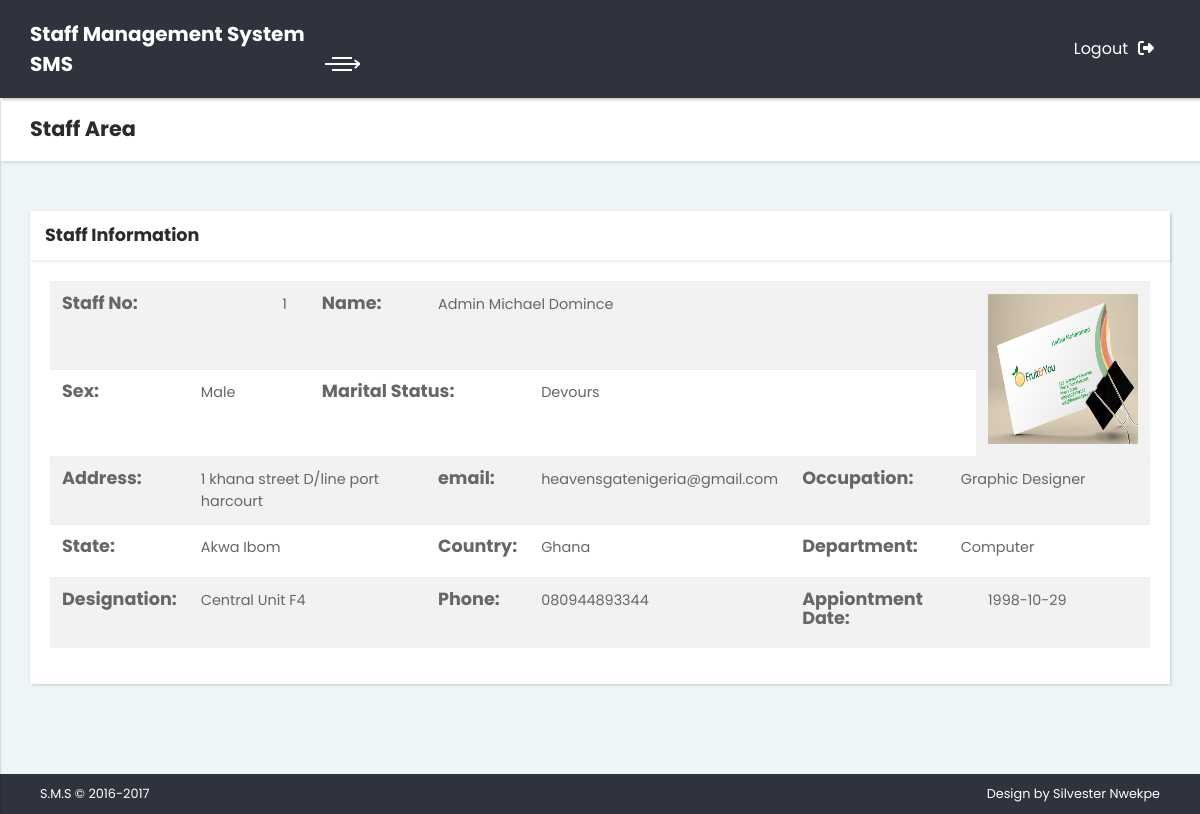
/staff-view.php?id=3 (signed in), run on the app's committed database.
### tables this page shows
CREATE TABLE `staff` (
  `id` int(11) NOT NULL,
  `username` varchar(255) NOT NULL,
  `password` varchar(255) NOT NULL,
  `name` varchar(255) NOT NULL,
  `sex` varchar(10) NOT NULL,
  `phone` varchar(255) NOT NULL,
  `married` varchar(50) NOT NULL,
  `address` varchar(255) NOT NULL,
  `email` varchar(255) NOT NULL,
  `occupation` varchar(255) NOT NULL,
  `state` varchar(255) NOT NULL,
  `country` varchar(255) NOT NULL,
  `image` varchar(150) NOT NULL,
  `staff_id` varchar(250) NOT NULL,
  `department` varchar(255) NOT NULL,
  `designation` varchar(255) NOT NULL,
  `start` date DEFAULT NULL
);

### staff-view.php (the view, shortened to what this page needs)
<?php
require_once("include/dbconnection.php");
  $id = $_GET['id'];
  $sql = "SELECT * FROM staff WHERE id='$id'";
  $result=mysqli_query($db,$sql);
?>
<!DOCTYPE html>
<html>
  <head>
    <link rel="stylesheet" href="css/bootstrap.min.css">
    <link rel="stylesheet" href="css/style.default.css" id="theme-stylesheet">
    <link rel="stylesheet" href="css/custom.css">
    <link rel="stylesheet" href="https://file.myfontastic.com/da58YPMQ7U5HY8Rb6UxkNf/icons.css">
  </head>
  <body>
    <div class="page home-page">
      <header class="header">
        <nav class="navbar">
          <div class="container-fluid">
            <div class="navbar-holder d-flex align-items-center justify-content-between">
              <div class="navbar-header">
                <a href="admin.php" class="navbar-brand">
                  <div class="brand-text brand-big hidden-lg-down"><span><strong>Staff Management System</strong></span></div>
                  <div class="brand-text brand-small"><strong>SMS</strong></div></a>
                <a id="toggle-btn" href="#" class="menu-btn active"><span></span><span></span><span></span></a>
              </div>
              <ul class="nav-menu list-unstyled d-flex flex-md-row align-items-md-center">
                <li class="nav-item"><a href="index.php" class="nav-link logout">Logout<i class="fa fa-sign-out"></i></a></li>
              </ul>
            </div>
          </div>
        </nav>
      </header>
      <div class="page-content d-flex align-items-stretch">
        <div class="content-inner">
          <header class="page-header">
            <div class="container-fluid">
              <h2 class="no-margin-bottom">Staff Area</h2>
            </div>
          </header>
        <section class="tables">
            <div class="container-fluid">
              <div class="row">
                <div class="col-lg-12">
                  <div class="card">
                    <div class="card-header d-flex align-items-center">
                      <h3 class="h4">Staff Information</h3>
                    </div>
                    <div class="card-body">
                      <table class="table table-striped table-responsive">
                        <tbody>
                        <?php if(mysqli_num_rows($result) > 0 )
                         while($row=mysqli_fetch_array($result,MYSQLI_ASSOC)){ ?>
                          <tr>
                            <th scope="row" colspan="2"><h3 class="h4">Staff No:</h3></th>
                            <td><?php echo $row['staff_id'];?></td>
                            <th><h3 class="h4">Name:</h3></th>
                            <td colspan="3"><?php echo $row['name'];?></td>
                            <td></td>
                            <td rowspan="2"><img src="<?php echo "img/{$row['image']}";?>" width="150px" height="150px" align="right" /></td>
                          </tr>
                          <tr>
                            <th scope="row"><h3 class="h4">Sex:</h3></th>
                            <td><?php echo $row['sex']; ?></td><td></td>
                            <td colspan="2"><h3 class="h4">Marital Status:</h3></td>
                            <td colspan="4"><?php echo $row['married']; ?></td>
                          </tr>
                          <tr>
                            <th scope="row"><h3 class="h4">Address:</h3></th>
                            <td colspan="3"><?php echo $row['address'];?></td>
                            <th><h3 class="h4">email:</h3></th>
                            <td><?php echo $row['email']; ?></td>
                            <td><h3 class="h4">Occupation:</h3></td>
                            <td colspan="2"><?php echo $row['occupation']; ?></td>
                          </tr>
                          <tr>
                            <th scope="row"><h3 class="h4">State:</h3></th>
                            <td colspan="3"><?php echo $row['state'];?></td>
                            <th><h3 class="h4">Country:</h3></th>
                            <td><?php echo $row['country']; ?></td>
                            <td><h3 class="h4">Department:</h3></td>
                            <td colspan="2"><?php echo $row['department']; ?></td>
                          </tr>
                          <tr>
                            <th scope="row"><h3 class="h4">Designation:</h3></th>
                            <td colspan="3"><?php echo $row['designation'];?></td>
                            <td><h3 class="h4">Phone:</h3></td>
                            <td><?php echo $row['phone']; ?></td>
                            <th colspan="2"><h3 class="h4">Appiontment Date:</h3></th>
                            <td><?php echo $row['start']; ?></td>
                          </tr>
                          <?php } ?>
                        </tbody>
                      </table>
                    </div>
                  </div>
                </div>
              </div>
            </div>
          </section>
          <footer class="main-footer">
            <div class="container-fluid">
              <div class="row">
                <div class="col-sm-6">
                  <p>S.M.S &copy; 2016-2017</p>
                </div>
                <div class="col-sm-6 text-right">
                  <p>Design by <a href="https://bootstrapious.com/admin-templates" class="external">Silvester Nwekpe</a></p>
                </div>
              </div>
            </div>
          </footer>
        </div>
      </div>
    </div>
  </body>
</html>

### css/style.default.css (style rules this page uses)
body { overflow-x: hidden; }
a, i, span { display: inline-block; text-decoration: none; transition: all 0.3s; }
ul { margin: 0; padding: 0; }
section { padding: 50px 0; }
.container-fluid { padding: 0 30px; }
header.page-header { padding: 20px 0; }
table { font-size: 0.9em; color: #666; }
.content-inner { width: calc(100% - 250px); }
.page-header { background: #fff; padding: 20px; box-shadow: 2px 2px 2px rgba(0, 0, 0, 0.1); position: relative; z-index: 99; }
.card { border-radius: 0; border: none; margin-bottom: 40px; box-shadow: 2px 2px 2px rgba(0, 0, 0, 0.1), -1px 0 2px rgba(0, 0, 0, 0.05); }
.card-header { background: #fff; padding: 15px; border-bottom: 1px solid #eee; box-shadow: 2px 2px 2px rgba(0, 0, 0, 0.05); }
.card-header h1, .card-header h2, .card-header h3, .card-header h4, .card-header h5, .card-header h6 { margin-bottom: 0; }
.card-body { padding: 20px; }
.page { background: #EEF5F9; }
.no-margin-bottom { margin-bottom: 0 !important; }
.page { overflow-x: hidden; }
@media (max-width: 1200px) { .content-inner { width: 100%; } }
nav.navbar { background: #2f333e; padding-top: 15px; padding-bottom: 15px; color: #fff; position: relative; border-radius: 0; box-shadow: 2px 2px 2px rgba(0, 0, 0, 0.2); z-index: 9999; padding-left: 0; padding-right: 0; }
nav.navbar .navbar-brand .brand-small { display: none; }
nav.navbar a { color: inherit; }
nav.navbar .container-fluid { width: 100%; }
nav.navbar .menu-btn { margin-right: 20px; font-size: 1.2em; transition: all 0.7s; }
nav.navbar .menu-btn span { width: 20px; height: 2px; background: #fff; display: block; margin: 4px auto 0; transition: all 0.3s cubic-bezier(0.81, -0.33, 0.345, 1.375); }
nav.navbar .menu-btn span:nth-of-type(2) { position: relative; width: 35px; transform: rotateY(180deg); }
nav.navbar .menu-btn span:nth-of-type(2)::before, nav.navbar .menu-btn span:nth-of-type(2)::after { content: ''; width: 6px; height: 2px; display: block; background: #fff; transform: rotate(45deg); position: absolute; top: 2px; left: 0; transition: all 0.7s; }
nav.navbar .menu-btn span:nth-of-type(2)::after { transform: rotate(145deg); position: absolute; top: -2px; left: 0; }
nav.navbar .menu-btn.active span:first-of-type { transform: translateY(12px); }
nav.navbar .menu-btn.active span:nth-of-type(2) { transform: none; }
nav.navbar .menu-btn.active span:last-of-type { transform: translateY(-12px); }
nav.navbar .nav-item > a { position: relative; }
nav.navbar .nav-item > a.logout i { margin-left: 10px; }
@media (max-width: 1200px) { nav.navbar .navbar-brand .brand-small { display: block !important; } }
@media (max-width: 1200px) { nav.navbar .menu-btn { margin-right: 20px; font-size: 1.2em; transition: all 0.7s; } }
@media (max-width: 1200px) { nav.navbar .menu-btn span:first-of-type { transform: translateY(12px); } }
@media (max-width: 1200px) { nav.navbar .menu-btn span:nth-of-type(2) { transform: none; } }
@media (max-width: 1200px) { nav.navbar .menu-btn span:nth-of-type(2)::before, nav.navbar .menu-btn span:nth-of-type(2)::after { transform: rotate(45deg); } }
@media (max-width: 1200px) { nav.navbar .menu-btn span:nth-of-type(2)::after { transform: rotate(145deg); position: absolute; top: -2px; left: 0; } }
@media (max-width: 1200px) { nav.navbar .menu-btn span:last-of-type { transform: translateY(-12px); } }
@media (max-width: 1200px) { nav.navbar .menu-btn.active span:first-of-type { transform: none; } }
@media (max-width: 1200px) { nav.navbar .menu-btn.active span:nth-of-type(2) { transform: rotateY(180deg); } }
@media (max-width: 1200px) { nav.navbar .menu-btn.active span:last-of-type { transform: none; } }
footer.main-footer { background: #2f333e; color: #fff; padding: 10px; }
footer.main-footer a { color: inherit; }
footer.main-footer p { margin: 0; font-size: 0.8em; }
.navbar { padding: 0.5rem 1rem; }
.navbar-brand { display: inline-block; padding-top: .25rem; padding-bottom: .25rem; margin-right: 1rem; font-size: 1.25rem; }
body { font-family: "Poppins", sans-serif; font-size: 1rem; font-weight: normal; line-height: 1.5; color: #292b2c; background-color: #fff; }
a { color: #796AEE; text-decoration: none; }
h1, h2, h3, h4, h5, h6, .h1, .h2, .h3, .h4, .h5, .h6 { margin-bottom: 0.5rem; font-family: "Poppins", sans-serif; font-weight: 700; line-height: 1.1; color: inherit; }
h2, .h2 { font-size: 1.3rem; }
h3, .h3 { font-size: 1.2rem; }
h4, .h4 { font-size: 1.1rem; }

### data on the page
staff: staff "1", name "Admin Michael Domince", image (picture), sex "Male", married "Devours", address "1 khana street D/line port harcourt", email "heavensgatenigeria@gmail.com", occupation "Graphic Designer", state "Akwa Ibom", country "Ghana", department "Computer", designation "Central Unit F4", phone "080944893344", start "1998-10-29"
